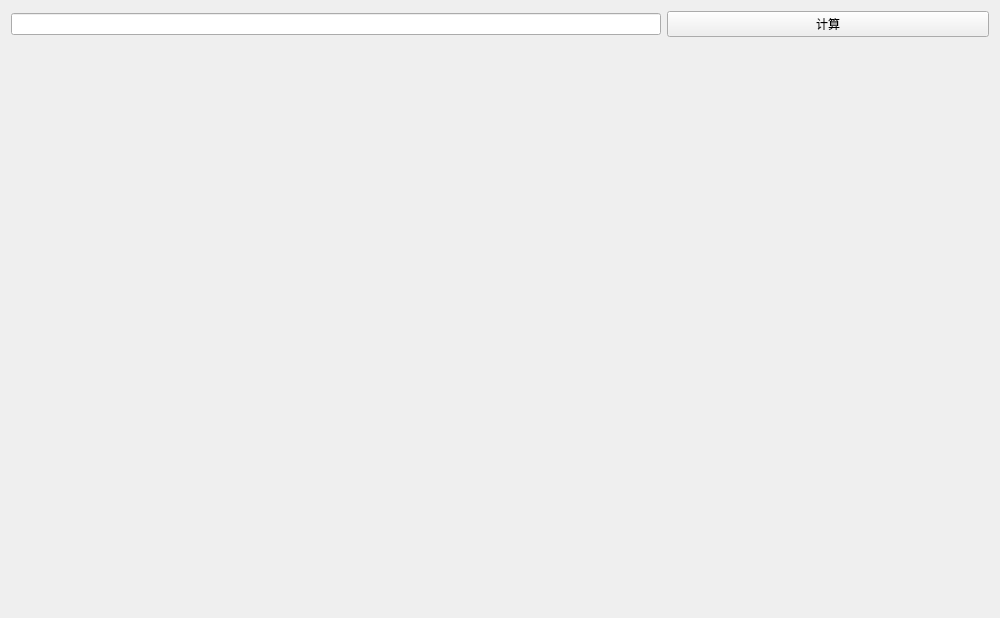
<?xml version="1.0" encoding="UTF-8"?>
<ui version="4.0">
 <class>Numerical</class>
 <widget class="QWidget" name="Numerical">
  <property name="geometry">
   <rect>
    <x>0</x>
    <y>0</y>
    <width>1000</width>
    <height>618</height>
   </rect>
  </property>
  <property name="windowTitle">
   <string>算术计算</string>
  </property>
  <layout class="QGridLayout" name="gridLayout">
   <item row="0" column="2">
    <widget class="QPushButton" name="pb_cal">
     <property name="text">
      <string>计算</string>
     </property>
    </widget>
   </item>
   <item row="0" column="0" colspan="2">
    <widget class="QLineEdit" name="le_input"/>
   </item>
   <item row="2" column="0" colspan="3">
    <widget class="QLabel" name="l_result">
     <property name="text">
      <string/>
     </property>
    </widget>
   </item>
  </layout>
 </widget>
 <resources/>
 <connections/>
</ui>
